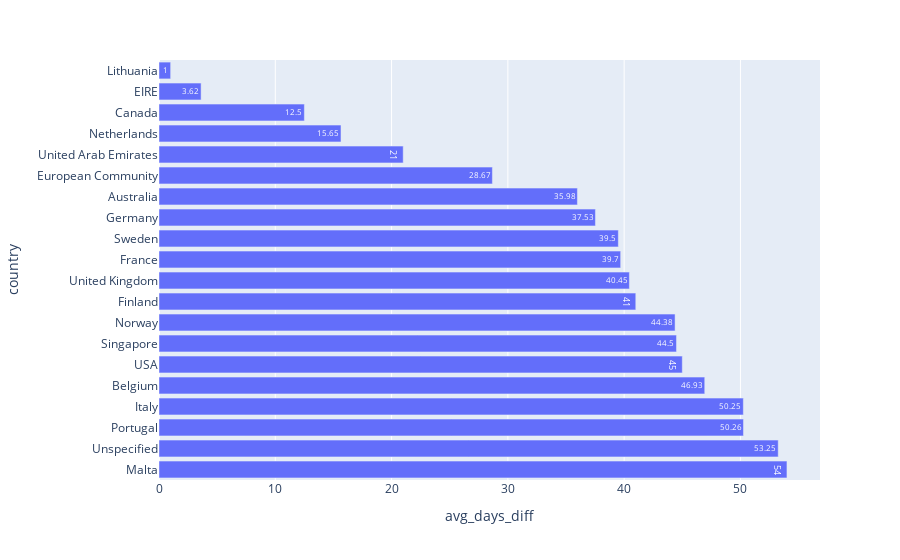

Notebook cell for this chart:
### Code cell
fig = px.bar(data_frame=df.head(20), x='avg_days_diff', y='country', text='avg_days_diff').update_yaxes(categoryorder='total descending')
fig.show()

### Figure 1 — Plotly figure (JSON) as saved in the notebook; plotly's stock layout.template omitted (floating-point values rounded to 4 significant figures)
{"data": [{"alignmentgroup": "True", "hovertemplate": "avg_days_diff=%{text}<br>country=%{y}<extra></extra>", "legendgroup": "", "marker": {"color": "#636efa", "pattern": {"shape": ""}}, "name": "", "offsetgroup": "", "orientation": "h", "showlegend": false, "text": [1, 3.62, 12.5, 15.65, 21, 28.67, 35.98, 37.53, 39.5, 39.7, 40.45, 41, 44.38, 44.5, 45, 46.93, 50.25, 50.26, 53.25, 54], "textposition": "auto", "type": "bar", "x": [1, 3.62, 12.5, 15.65, 21, 28.67, 35.98, 37.53, 39.5, 39.7, 40.45, 41, 44.38, 44.5, 45, 46.93, 50.25, 50.26, 53.25, 54], "xaxis": "x", "y": ["Lithuania", "EIRE", "Canada", "Netherlands", "United Arab Emirates", "European Community", "Australia", "Germany", "Sweden", "France", "United Kingdom", "Finland", "Norway", "Singapore", "USA", "Belgium", "Italy", "Portugal", "Unspecified", "Malta"], "yaxis": "y"}], "layout": {"barmode": "relative", "legend": {"tracegroupgap": 0}, "margin": {"t": 60}, "xaxis": {"anchor": "y", "domain": [0, 1], "title": {"text": "avg_days_diff"}}, "yaxis": {"anchor": "x", "categoryorder": "total descending", "domain": [0, 1], "title": {"text": "country"}}}}
